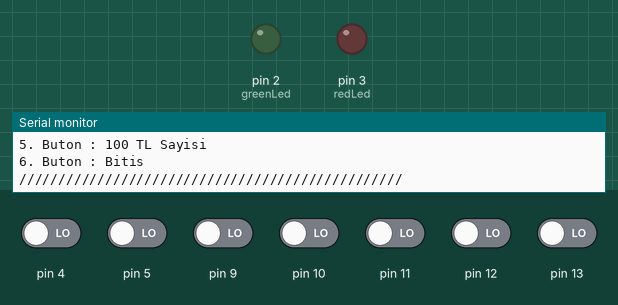
Recording of a sketch running on a simulated Arduino Uno, built with avr-gcc and run on an emulated ATmega328P. On the bench: output pins drawn as LEDs (lit = HIGH), the last lines printed to the serial monitor. Inputs (shaded band) come from the test bench; at power-on: pin 4, pin 5, pin 9–13 LOW. Random numbers use the default seed unless the sketch sets one; EEPROM starts erased.

Above: at 1.2 s.
1.3 s: pin 5 driven HIGH
At 4.0 s:
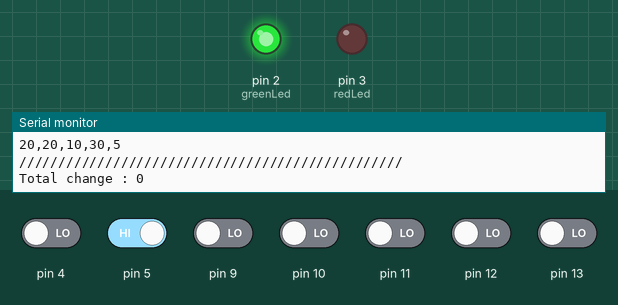
4.3 s: pin 5 driven LOW
5.8 s: pin 5 driven HIGH
At 8.6 s:
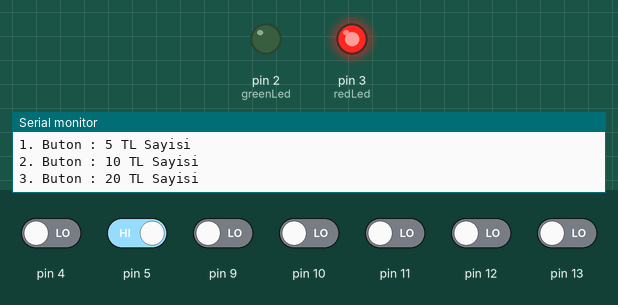
8.8 s: pin 10 driven HIGH
11.8 s: pin 11 driven HIGH
14.8 s: pin 12 driven HIGH
Timing chart, 0 to 17.8 s (numbered marks = the images above; inputs shaded):
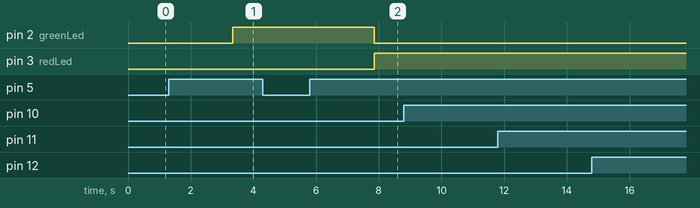

Measured:
- after the input at 1.3 s, pin 2 (greenLed): LOW → HIGH after 2.0 s
- after the input at 5.8 s, pin 2 (greenLed): HIGH → LOW after 2.0 s; pin 3 (redLed): LOW → HIGH after 2.0 s

The sketch:

code_arduino.ino
```cpp
#include <Arduino.h>
#include <time.h>
#include <EEPROM.h>

int greenLed = 2;
int redLed = 3;

int fives = 0;
int tens = 0;
int twenties = 0;
int fifties = 0;
int hundreds = 0;

int registerAm = 0;
int amount = 0;

int five = 0, ten = 0, twenty = 0, fifty = 0, hundred = 0;

int customerAcc = 0;

int kopukle = 0, yika = 0, kurula = 0, cilala = 0;

//eeprom icin
int eeprom_Memory_address = 0;
int eeprom_size = 1024;
int fivesAddress = 10, tensAddress = 20, twentiesAddress = 30, fiftiesAddress = 40, hundredsAddress = 50;
int serviceBaslangicAddress = 60;

int step = 0;

struct service {
  int serviceID;
  char serviceName[10];
  int serviceLeft;
  int servicePrice;
  int btn;
} service1, service2, service3, service4;


void initVal() {
  fives = 20;
  tens = 20;
  twenties = 10;
  fifties = 30;
  hundreds = 5;
  //eeprom icin
  EEPROM.write(fivesAddress, fives);
  EEPROM.write(tensAddress, tens);
  EEPROM.write(twentiesAddress, twenties);
  EEPROM.write(fiftiesAddress, fifties);
  EEPROM.write(hundredsAddress, hundreds);


  fives = EEPROM.read(fivesAddress);
  tens = EEPROM.read(tensAddress);
  twenties = EEPROM.read(twentiesAddress);
  fifties = EEPROM.read(fiftiesAddress);
  hundreds = EEPROM.read(hundredsAddress);
  Serial.println("BANKNOT ADETLERİ");
  Serial.print(fives);
  Serial.print(",");
  Serial.print(tens);
  Serial.print(",");
  Serial.print(twenties);
  Serial.print(",");
  Serial.print(fifties);
  Serial.print(",");
  Serial.println(hundreds);


  registerAm = (hundreds * 100) + (fifties * 50) + (twenties * 20) + (tens * 10) + (fives * 5);

  service1.serviceID = 1;
  strcpy(service1.serviceName, "kopukleme");
  service1.serviceLeft = 30;
  service1.servicePrice = 15;
  //eepromda servisleri yazma okuma
  /*int tempAdress=serviceBaslangicAddress;
    EEPROM.put(tempAdress, service1);*/


  service2.serviceID = 2;
  strcpy(service2.serviceName, "yikama");
  service2.serviceLeft = 50;
  service2.servicePrice = 10;
  /*tempAdress += sizeof(service1);
    EEPROM.put(tempAdress, service2);*/

  service3.serviceID = 3;
  strcpy(service3.serviceName, "kurulama");
  service3.serviceLeft = 100;
  service3.servicePrice = 5;
  /*tempAdress += sizeof(service2);
    EEPROM.put(tempAdress, service3);*/

  service4.serviceID = 4;
  strcpy(service4.serviceName, "cilalama");
  service4.serviceLeft = 20;
  service4.servicePrice = 50;
  /*tempAdress += sizeof(service3);
    EEPROM.put(tempAdress, service4);*/

  /*tempAdress=serviceBaslangicAddress;
    EEPROM.get(serviceBaslangicAddress, service1);
    tempAdress += sizeof(service1);
    EEPROM.get(tempAdress, service2);
    tempAdress += sizeof(service2);
    EEPROM.get(tempAdress, service3);
    tempAdress += sizeof(service3);
    EEPROM.get(tempAdress, service4);*/
}

void setup() {
  // put your setup code here, to run once:
  Serial.begin(9600);

  // Leds
  pinMode(greenLed, OUTPUT);
  pinMode(redLed, OUTPUT);

  initVal();
}

void reset(int btContiune, int btReset) {
  if (btContiune == HIGH) {
    step += 1;

    delay(500);

    Serial.println("Devam pressed");
  } else if (btReset == HIGH) {
    service1.serviceLeft += kopukle;
    service2.serviceLeft += yika;
    service3.serviceLeft += kurula;
    service4.serviceLeft += cilala;

    five = 0, ten = 0, twenty = 0, fifty = 0, hundred = 0;
    customerAcc = 0;
    kopukle = 0, yika = 0, kurula = 0, cilala = 0;
    amount = 0;
    step = 0;

    delay(500);

    Serial.println("Reset pressed");
  }
}

void addCashMenu() {
  Serial.println("/////////////////////////////////////////////////");

  Serial.println("Enter amount of money for your account.");

  Serial.println("1. Buton : 5 TL Sayisi");
  Serial.println("2. Buton : 10 TL Sayisi");
  Serial.println("3. Buton : 20 TL Sayisi");
  Serial.println("4. Buton : 50 TL Sayisi");
  Serial.println("5. Buton : 100 TL Sayisi");
  Serial.println("6. Buton : Bitis");

  Serial.println("/////////////////////////////////////////////////");
}

void addCash(int btFive, int btTen, int btTwenty, int btFifty, int btHundred, int btFinish) {
  if (btFive == HIGH) {
    five += 1;

    delay(500);

    Serial.println("Button 1 pressed");
  } else if (btTen == HIGH) {
    ten += 1;

    delay(500);

    Serial.println("Button 2 pressed");
  } else if (btTwenty == HIGH) {
    twenty += 1;

    delay(500);

    Serial.println("Button 3 pressed");
  } else if (btFifty == HIGH) {
    fifty += 1;

    delay(500);

    Serial.println("Button 4 pressed");
  } else if (btHundred == HIGH) {
    hundred += 1;

    delay(500);

    Serial.println("Button 5 pressed");
  } else if (btFinish == HIGH) {
    Serial.println("Button 6 pressed");

    delay(500);

    customerAcc = 0;
    customerAcc += five * 5 + ten * 10 + twenty * 20 + fifty * 50 + hundred * 100;

    String Str = "Total cash in customer account : ";
    String StrD = Str + customerAcc ;

    Serial.println("");
    Serial.println("/////////////////////////////////////////////////");
    Serial.println(StrD);

    step += 1;
  }
}

void selectServiceMenu() {
  Serial.println("/////////////////////////////////////////////////");

  Serial.println("Select Services: ");

  // Serial.println("Kopukleme");
  Serial.print(service1.serviceID);
  Serial.print(",");
  Serial.print(service1.serviceName);
  Serial.print(",");
  Serial.print(service1.servicePrice);
  Serial.print(",");
  Serial.print("Kalan Hizmet:");
  Serial.println(+service1.serviceLeft);

  // Serial.println("Yikama");
  Serial.print(service2.serviceID);
  Serial.print(",");
  Serial.print(service2.serviceName);
  Serial.print(",");
  Serial.print(service2.servicePrice);
  Serial.print(",");
  Serial.print("Kalan Hizmet:");
  Serial.println(+service2.serviceLeft);
  // Serial.println("Kurulama");
  Serial.print(service3.serviceID);
  Serial.print(",");
  Serial.print(service3.serviceName);
  Serial.print(",");
  Serial.print(service3.servicePrice);
  Serial.print(",");
  Serial.print("Kalan Hizmet:");
  Serial.println(+service3.serviceLeft);
  //Serial.println("Cilalama");
  Serial.print(service4.serviceID);
  Serial.print(",");
  Serial.print(service4.serviceName);
  Serial.print(",");
  Serial.print(service4.servicePrice);
  Serial.print(",");
  Serial.print("Kalan Hizmet:");
  Serial.println(+service4.serviceLeft);
  Serial.println("Bitis");

  Serial.println("/////////////////////////////////////////////////");
}

void applyService() {
  // service1
  if (strcmp("kopukleme", service1.serviceName)) {
    if (service1.serviceLeft > 0) {
      service1.serviceLeft -= 1 * kopukle;

    } else {
      kopukle -= 1;
      Serial.println("Yeterli hizmet kalmadi!");
    }

  } else if (strcmp("yikama", service1.serviceName)) {
    if (service1.serviceLeft > 0) {
      service1.serviceLeft -= 1 * yika;

    } else {
      yika -= 1;
      Serial.println("Yeterli hizmet kalmadi!");
    }
  } else if (strcmp("kurulama", service1.serviceName)) {
    if (service1.serviceLeft > 0) {
      service1.serviceLeft -= 1 * kurula;

    } else {
      kurula -= 1;
      Serial.println("Yeterli hizmet kalmadi!");
    }

  } else if (strcmp("cilalama", service1.serviceName)) {
    if (service1.serviceLeft > 0) {
      service1.serviceLeft -= 1 * cilala;

    } else {
      cilala -= 1;
      Serial.println("Yeterli hizmet kalmadi!");
    }
  }

  // service2
  if (strcmp("kopukleme", service2.serviceName)) {
    if (service2.serviceLeft > 0) {
      service2.serviceLeft -= 1 * kopukle;

    } else {
      kopukle -= 1;
      Serial.println("Yeterli hizmet kalmadi!");
    }

  } else if (strcmp("yikama", service2.serviceName)) {
    if (service2.serviceLeft > 0) {
      service2.serviceLeft -= 1 * yika;

    } else {
      yika -= 1;
      Serial.println("Yeterli hizmet kalmadi!");
    }
  } else if (strcmp("kurulama", service2.serviceName)) {
    if (service2.serviceLeft > 0) {
      service2.serviceLeft -= 1 * kurula;

    } else {
      kurula -= 1;
      Serial.println("Yeterli hizmet kalmadi!");
    }

  } else if (strcmp("cilalama", service2.serviceName)) {
    if (service2.serviceLeft > 0) {
      service2.serviceLeft -= 1 * cilala;

    } else {
      cilala -= 1;
      Serial.println("Yeterli hizmet kalmadi!");
    }
  }

  // service3
  if (strcmp("kopukleme", service3.serviceName)) {
    if (service3.serviceLeft > 0) {
      service3.serviceLeft -= 1 * kopukle;

    } else {
      kopukle -= 1;
      Serial.println("Yeterli hizmet kalmadi!");
    }

  } else if (strcmp("yikama", service3.serviceName)) {
    if (service3.serviceLeft > 0) {
      service3.serviceLeft -= 1 * yika;

    } else {
      yika -= 1;
      Serial.println("Yeterli hizmet kalmadi!");
    }
  } else if (strcmp("kurulama", service3.serviceName)) {
    if (service3.serviceLeft > 0) {
      service3.serviceLeft -= 1 * kurula;

    } else {
      kurula -= 1;
      Serial.println("Yeterli hizmet kalmadi!");
    }

  } else if (strcmp("cilalama", service3.serviceName)) {
    if (service3.serviceLeft > 0) {
      service3.serviceLeft -= 1 * cilala;

    } else {
      cilala -= 1;
      Serial.println("Yeterli hizmet kalmadi!");
    }
  }

  // service4
  if (strcmp("kopukleme", service4.serviceName)) {
    if (service4.serviceLeft > 0) {
      service4.serviceLeft -= 1 * kopukle;

    } else {
      kopukle -= 1;
      Serial.println("Yeterli hizmet kalmadi!");
    }

  } else if (strcmp("yikama", service4.serviceName)) {
    if (service4.serviceLeft > 0) {
      service4.serviceLeft -= 1 * yika;

    } else {
      yika -= 1;
      Serial.println("Yeterli hizmet kalmadi!");
    }
  } else if (strcmp("kurulama", service4.serviceName)) {
    if (service4.serviceLeft > 0) {
      service4.serviceLeft -= 1 * kurula;

    } else {
      kurula -= 1;
      Serial.println("Yeterli hizmet kalmadi!");
    }

  } else if (strcmp("cilalama", service4.serviceName)) {
    if (service4.serviceLeft > 0) {
      service4.serviceLeft -= 1 * cilala;

    } else {
      cilala -= 1;
      Serial.println("Yeterli hizmet kalmadi!");
    }
  }
}

void selectService(int btKopukle, int btYika, int btKurula, int btCilala, int btFinish) {

  if (btKopukle == HIGH) {
    kopukle += 1;
    delay(500);

    Serial.println("Kopukle pressed");
  } else if (btYika == HIGH) {
    yika += 1;
    delay(500);

    Serial.println("Yika pressed");
  } else if (btKurula == HIGH) {
    kurula += 1;
    delay(500);

    Serial.println("Kurula pressed");
  } else if (btCilala == HIGH) {
    cilala += 1;
    delay(500);

    Serial.println("Cilala pressed");
  } else if (btFinish == HIGH) {
    Serial.println("Bitis pressed");

    delay(500);

    amount = 0;
    amount = kopukle * 15 + yika * 10 + kurula * 5 + cilala * 50;

    if (amount <= customerAcc) {
      applyService();

      String Str = "Total price of selected services : ";
      String StrD = Str + amount;

      Serial.println("");
      Serial.println("/////////////////////////////////////////////////");
      Serial.println(StrD);

      step += 1;
    } else {
      String Str = "Customer account is insufficient resetting steps: ";

      Serial.println("");
      Serial.println("/////////////////////////////////////////////////");
      Serial.println(Str);

      reset(LOW, HIGH);
    }
  }
}

void resetMenu() {
  Serial.println("/////////////////////////////////////////////////");
  Serial.println("Yanlis secim yaptiysaniz Resetleyebilirsiniz(Tum secimler iptal edilir!).");
  Serial.println("6. Buton: Devam");
  Serial.println("7. Buton: Reset");
  Serial.println("/////////////////////////////////////////////////");
}


void isStuct() {
  int isStuck = (rand() % 4) + 1;
  if (isStuck == 2) {
    digitalWrite(redLed, HIGH);
    digitalWrite(greenLed, LOW);
    Serial.println("Money Stuct\n");
    Serial.println("Returning Money...\n");
    reset(LOW, HIGH);
  }
  else {
    digitalWrite(greenLed, HIGH);
    digitalWrite(redLed, LOW);
    Serial.println("Money Processed\n");
    Serial.println("Calculating Change...\n");
    reset(HIGH, LOW);
  }
}

void UpdateEepromCacheAmount() {
  EEPROM.write(fivesAddress, fives);
  EEPROM.write(tensAddress, tens);
  EEPROM.write(twentiesAddress, twenties);
  EEPROM.write(fiftiesAddress, fifties);
  EEPROM.write(hundredsAddress, hundreds);

  Serial.println("Kalan Banknot Adetleri(5,10,20,50,100 degerinde banknotlar)");

  int fives2 = EEPROM.read(fivesAddress);
  int tens2 = EEPROM.read(tensAddress);
  int twenties2 = EEPROM.read(twentiesAddress);
  int fifties2 = EEPROM.read(fiftiesAddress);
  int hundreds2 = EEPROM.read(hundredsAddress);

  Serial.print(fives2);
  Serial.print(",");
  Serial.print(tens2);
  Serial.print(",");
  Serial.print(twenties2);
  Serial.print(",");
  Serial.print(fifties2);
  Serial.print(",");
  Serial.println(hundreds2);
}

void giveChange() {
  int change = customerAcc - amount;
  if (registerAm < change) {
    Serial.println("insufficient amount in register Resetting steps.");
    reset(LOW, HIGH);
  } else {
    int f = 0, t = 0, tw = 0, ft = 0, h = 0;
    h = change / 100;
    change -= h * 100;
    ft = change / 50;
    change -= ft * 50;
    tw = change / 20;
    change -= tw * 20;
    t = change / 10;
    change -= t * 10;
    f = change / 5;
    change -= f * 5;

    String Strf = "Fives : ";
    String StrF = Strf + f;

    String Strt = "Tens : ";
    String StrT = Strt + t;

    String Strtw = "Twenties : ";
    String StrTw = Strtw + tw;

    String Strft = "Fifties : ";
    String StrFt = Strft + ft;

    String Strh = "Hundreds : ";
    String StrH = Strh + h;
    //eeprom icin
    fives -= f;
    tens -= t;
    twenties -= tw;
    fifties -= ft;
    hundreds -= h;
    registerAm -= amount;

    UpdateEepromCacheAmount();


    Serial.println("");
    Serial.println("/////////////////////////////////////////////////");
    Serial.print("Total change : ");
    Serial.println(customerAcc - amount);
    Serial.println(StrF);
    Serial.println(StrT);
    Serial.println(StrTw);
    Serial.println(StrFt);
    Serial.println(StrH);


     step += 1;
    //step = 0;

  }
}

void serviceLeft() {
  Serial.println("/////////////////////////////////////////////////");
  Serial.println("");
  Serial.print("Kalan ");
  Serial.print(service1.serviceName);
  Serial.print(": ");
  Serial.println(service1.serviceLeft);

  Serial.print("Kalan ");
  Serial.print(service2.serviceName);
  Serial.print(": ");
  Serial.println(service2.serviceLeft);

  Serial.print("Kalan ");
  Serial.print(service3.serviceName);
  Serial.print(": ");
  Serial.println(service3.serviceLeft);

  Serial.print("Kalan ");
  Serial.print(service4.serviceName);
  Serial.print(": ");
  Serial.println(service4.serviceLeft);

  Serial.println("");
}

void contiuneService() {
    five = 0, ten = 0, twenty = 0, fifty = 0, hundred = 0;
    kopukle = 0, yika = 0, kurula = 0, cilala = 0;
    customerAcc = 0;
    amount = 0;
    step = 0;

    delay(500);
}

void loop() {
  // put your main code here, to run repeatedly:

  // Reset Finish Buttons
  int btReset = digitalRead(4);
  int btFinish = digitalRead(5);

  if (step == 0) {
    //Serial.println(step);

    Serial.println("/////////////////////////////////////////////////");
    Serial.println("Welcome To Car Wash!");

    addCashMenu();

    step += 1;
  } else if (step == 1) {
    //Serial.println(step);

    // addCash Buttons
    int btFive = digitalRead(13);
    int btTen = digitalRead(12);
    int btTwenty = digitalRead(11);
    int btFifty = digitalRead(10);
    int btHundred = digitalRead(9);

    addCash(btFive, btTen, btTwenty, btFifty, btHundred, btFinish);

    if (btFinish == HIGH) {
      selectServiceMenu();
    }

  } else if (step == 2) {
    //Serial.println(step);

    // selectService Buttons
    int btKopukle = digitalRead(13);
    int btYika = digitalRead(12);
    int btKurula = digitalRead(11);
    int btCilala = digitalRead(10);

    amount = 0;

    selectService(btKopukle, btYika, btKurula, btCilala, btFinish);

    if (btFinish == HIGH) {
      resetMenu();
    }
  } else if (step == 3) {
    //Serial.println(step);

    reset(btFinish, btReset);
  } else if (step == 4) {
    //Serial.println(step);

    isStuct();
  } else if (step == 5) {
    //Serial.println(step);

    giveChange();
    serviceLeft();
  } else if( step == 6){
    //Serial.println(step);

    contiuneService();
  }
}
```
